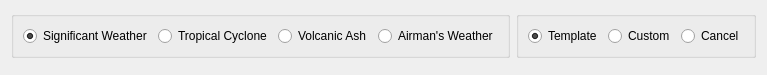
<?xml version="1.0" encoding="UTF-8"?>
<ui version="4.0">
 <class>Editor</class>
 <widget class="QWidget" name="Editor">
  <property name="geometry">
   <rect>
    <x>0</x>
    <y>0</y>
    <width>776</width>
    <height>141</height>
   </rect>
  </property>
  <property name="windowTitle">
   <string notr="true">Sigmet</string>
  </property>
  <layout class="QVBoxLayout" name="mainLayout">
   <property name="sizeConstraint">
    <enum>QLayout::SetFixedSize</enum>
   </property>
   <item>
    <layout class="QHBoxLayout" name="typeLayout">
     <item>
      <widget class="QGroupBox" name="typeGroup">
       <property name="title">
        <string notr="true"/>
       </property>
       <layout class="QHBoxLayout" name="typeGroupLayout">
        <item>
         <widget class="QRadioButton" name="significantWeather">
          <property name="text">
           <string>Significant Weather</string>
          </property>
          <property name="checked">
           <bool>true</bool>
          </property>
         </widget>
        </item>
        <item>
         <widget class="QRadioButton" name="tropicalCyclone">
          <property name="text">
           <string>Tropical Cyclone</string>
          </property>
         </widget>
        </item>
        <item>
         <widget class="QRadioButton" name="volcanicAsh">
          <property name="text">
           <string>Volcanic Ash</string>
          </property>
         </widget>
        </item>
        <item>
         <widget class="QRadioButton" name="airmansWeather">
          <property name="text">
           <string>Airman's Weather</string>
          </property>
         </widget>
        </item>
       </layout>
      </widget>
     </item>
     <item>
      <spacer name="horizontalSpacer">
       <property name="orientation">
        <enum>Qt::Horizontal</enum>
       </property>
       <property name="sizeHint" stdset="0">
        <size>
         <width>0</width>
         <height>20</height>
        </size>
       </property>
      </spacer>
     </item>
     <item>
      <widget class="QGroupBox" name="sortGroup">
       <property name="title">
        <string notr="true"/>
       </property>
       <layout class="QHBoxLayout" name="horizontalLayout_2">
        <item>
         <widget class="QRadioButton" name="template">
          <property name="text">
           <string>Template</string>
          </property>
          <property name="checked">
           <bool>true</bool>
          </property>
         </widget>
        </item>
        <item>
         <widget class="QRadioButton" name="custom">
          <property name="text">
           <string>Custom</string>
          </property>
         </widget>
        </item>
        <item>
         <widget class="QRadioButton" name="cancel">
          <property name="text">
           <string>Cancel</string>
          </property>
         </widget>
        </item>
       </layout>
      </widget>
     </item>
    </layout>
   </item>
   <item>
    <layout class="QHBoxLayout" name="contentLayout">
     <item>
      <widget class="QStackedWidget" name="formStack"/>
     </item>
    </layout>
   </item>
  </layout>
 </widget>
 <resources/>
 <connections/>
</ui>
